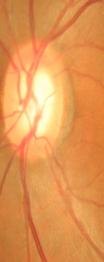
#> input picture glaucoma/data aumentation/disk_dataset_kaggle_2/0/002.jpg, 104 x 262 px, found by its file name
$ jupyter execute --allow-errors 'Improve extraction.ipynb'
#> lines starting #> are read from the running program, lines starting #| are printed output that depends on the picture; after the words box and inside, x2 and y2 are one past the last pixel; in counts of white or black regions, pixels touching at a corner belong together
[cell 1]
from imutils import contours
from skimage import measure
import numpy as np
import imutils
import cv2
import pandas as pd
import glob
import swifter

import seaborn as sns
import matplotlib.pyplot as plt
from PIL import Image

[cell 2]
def get_disk(image):
    image = cv2.imread(image)

    ## size reduce
    width = 512
    dim = (width, width)
    image = cv2.resize(image, dim, interpolation = cv2.INTER_AREA)
    crop = 100
    image = image[100:width-100, 100:width-100]

    gray = cv2.cvtColor(image, cv2.COLOR_BGR2GRAY)
    blur = cv2.bilateralFilter(gray, 9,75,75)
    median=cv2.medianBlur(blur, 5)

    # threshold the image to reveal light regions in the
    # blurred image
    thresh = cv2.threshold(median, 155, 255, cv2.THRESH_BINARY)[1]
    # perform a series of erosions and dilations to remove
    # any small blobs of noise from the thresholded image
    thresh = cv2.erode(thresh, None, iterations=2)
    thresh = cv2.dilate(thresh, None, iterations=4)

    # perform a connected component analysis on the thresholded
    # image, then initialize a mask to store only the "large"
    # components
    labels = measure.label(thresh, connectivity=2, background=0)
    mask = np.zeros(thresh.shape, dtype="uint8")

    # loop over the unique components
    for label in np.unique(labels):
      # if this is the background label, ignore it
      if label == 0:
        continue

      # otherwise, construct the label mask and count the
      # number of pixels
      labelMask = np.zeros(thresh.shape, dtype="uint8")
      labelMask[labels == label] = 255
      numPixels = cv2.countNonZero(labelMask)

      # if the number of pixels in the component is sufficiently
      # large, then add it to our mask of "large blobs"
      if numPixels >300:
        mask = cv2.add(mask, labelMask)

    # find the contours in the mask, then sort them from left to
    # right
    cnts = cv2.findContours(mask.copy(), cv2.RETR_EXTERNAL,
      cv2.CHAIN_APPROX_SIMPLE)
    cnts = imutils.grab_contours(cnts)
    cnts = contours.sort_contours(cnts)[0]
    # print (cnts)
    # loop over the contours
    for (i, c) in enumerate(cnts):
        ellipse = cv2.fitEllipse(c)
        (x, y, w, h) = cv2.boundingRect(c)
        break
      # draw the bright spot on the image

    color_coverted = cv2.cvtColor(image, cv2.COLOR_BGR2RGB)
    pil_image = Image.fromarray(color_coverted)
    return pil_image

#> (a cell that did not finish here is left out)

[cell 4]
get_disk("../dataset_generation/kaggle_dataset/0/002.jpg")
#> in get_disk, image is the input picture: shape (262, 104, 3); mean B, G, R 83.7, 149.5, 225.3
#> in get_disk (call 2), `image = cv2.resize(image, dim, interpolation = cv2.INTER_AREA)`:
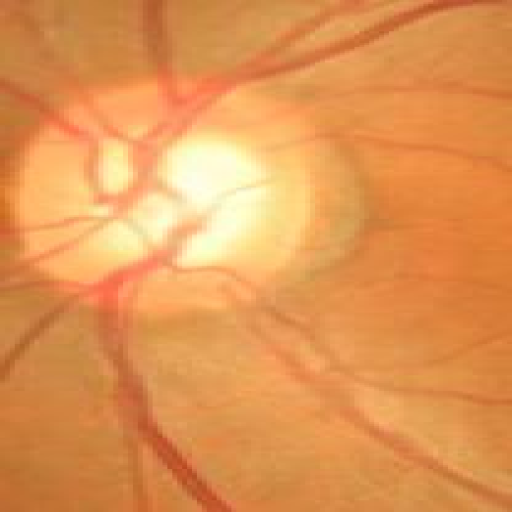
#> image: shape (512, 512, 3); mean B, G, R 83.7, 149.4, 225.3
#> in get_disk (call 2), `image = image[100:width-100, 100:width-100]`:
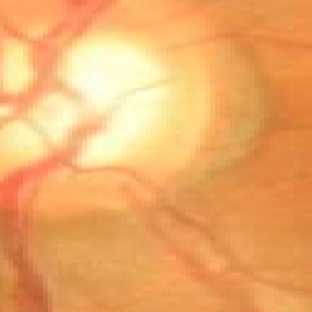
#> image: shape (312, 312, 3); mean B, G, R 104.3, 170.6, 237.9
#> in get_disk (call 2), `gray = cv2.cvtColor(image, cv2.COLOR_BGR2GRAY)`:
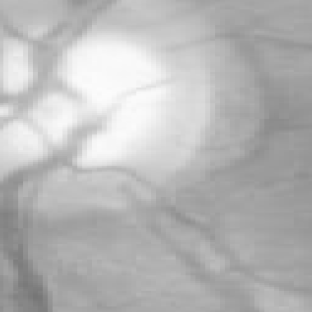
#> gray: shape (312, 312); min 118, max 252, mean 183.2
#> in get_disk (call 2), `thresh = cv2.threshold(median, 155, 255, cv2.THRESH_BINARY)[1]`:
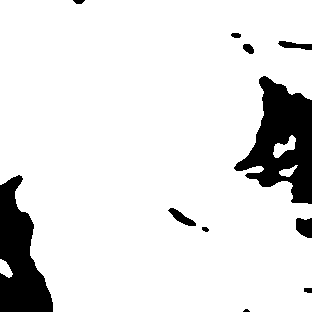
#> thresh: shape (312, 312); 89.1% white; 11 black regions (1 under 20 px), largest, box (x1, y1, x2, y2) and area: (234, 76, 312, 204) 5404, (0, 175, 53, 312) 4300, (296, 218, 312, 238) 265
#> in get_disk (call 2), `thresh = cv2.erode(thresh, None, iterations=2)`:
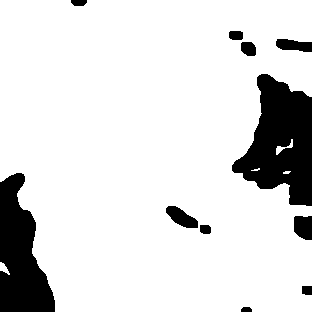
#> thresh: shape (312, 312); 86.6% white; 11 black regions, largest, box (x1, y1, x2, y2) and area: (232, 74, 312, 206) 6452, (0, 173, 55, 312) 4840, (166, 206, 198, 228) 406
#> in get_disk (call 2), `thresh = cv2.dilate(thresh, None, iterations=4)`:
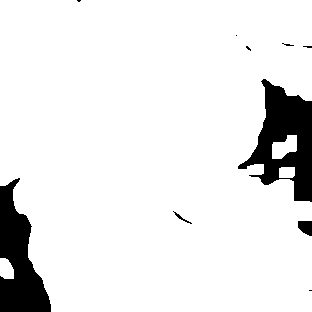
#> thresh: shape (312, 312); 91.3% white; 10 black regions (6 under 20 px), largest, box (x1, y1, x2, y2) and area: (238, 79, 312, 202) 4464, (0, 178, 51, 312) 3773, (298, 221, 312, 236) 168, (173, 211, 192, 224) 43
#> in get_disk (call 2), `labels = measure.label(thresh, connectivity=2, background=0)`:
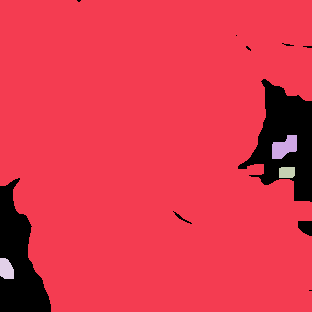
#> labels: shape (312, 312) int64; 5 distinct labels, from 0 to 4; one colour per label, 0 black
#> the loop in get_disk (call 2), `for label in np.unique(labels):` made 5 passes
#> numPixels on passes 2 to 5: 88014, 413, 171, 246
#> after the loop in get_disk (call 2), `for label in np.unique(labels):`:
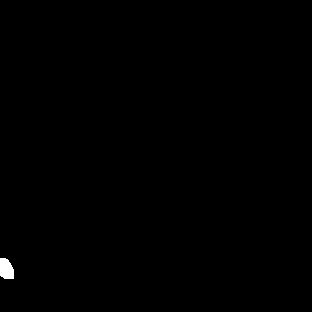
#> labelMask: shape (312, 312); 0.25% white; 1 white region, box (x1, y1, x2, y2) and area: (0, 258, 14, 279) 246
#> after the loop in get_disk (call 2), `for label in np.unique(labels):`:
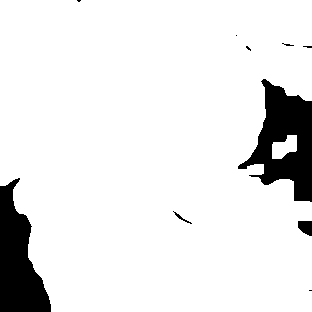
#> mask: shape (312, 312); 90.8% white; 10 black regions (6 under 20 px)
#> in get_disk (call 2), `cnts = cv2.findContours(mask.copy(), cv2.RETR_EXTERNAL, cv2.CHAIN_APPR..`: cnts = 2 contours; box (x1, y1, x2, y2) and area: (0, 0, 312, 312) 87364, (272, 135, 297, 159) 371
#> the loop in get_disk (call 2), `for (i, c) in enumerate(cnts):` made 1 pass
#> (ellipse, x, y, w, h) on pass 1: (((153.5, 173.8), (269.4, 752.4), 174.4), 0, 0, 312, 312)

$ run again, with glaucoma/data aumentation/disk_dataset_kaggle_2/0/318.jpg copied over glaucoma/data aumentation/disk_dataset_kaggle_2/0/002.jpg
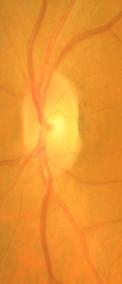
#> input picture glaucoma/data aumentation/disk_dataset_kaggle_2/0/318.jpg, 122 x 284 px, found by its file name
#> in get_disk, image is the input picture: shape (284, 122, 3); mean B, G, R 48, 147.6, 235.3
#> in get_disk (call 2), `gray = cv2.cvtColor(image, cv2.COLOR_BGR2GRAY)`:
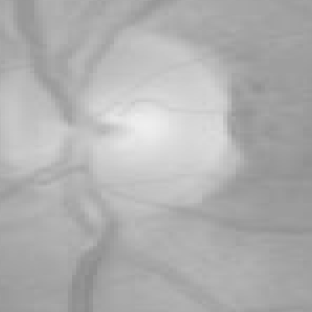
#> gray: shape (312, 312); min 139, max 238, mean 176.2
#> in get_disk (call 2), `thresh = cv2.dilate(thresh, None, iterations=4)`:
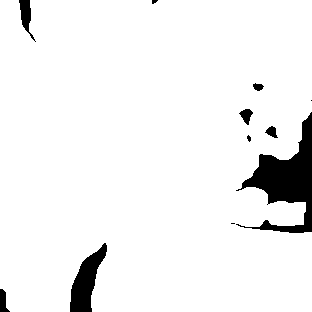
#> thresh: shape (312, 312); 94.4% white; 11 black regions (4 under 20 px), largest, box (x1, y1, x2, y2) and area: (236, 112, 312, 233) 3502, (70, 243, 107, 312) 1236, (19, 0, 36, 42) 294
#> labels: shape (312, 312) int64; values 0 (black) and 1 (white), 94.4% white; 11 black regions (4 under 20 px)
#> the loop in get_disk (call 2), `for label in np.unique(labels):` made 2 passes
#> numPixels on pass 2: 91856
#> cnts = 1 contour; box (x1, y1, x2, y2) and area: (0, 0, 312, 312) 91314
#> the loop in get_disk (call 2), `for (i, c) in enumerate(cnts):` made 1 pass
#> (ellipse, x, y, w, h) on pass 1: (((129.5, 138.2), (297, 347.1), 76.72), 0, 0, 312, 312)
